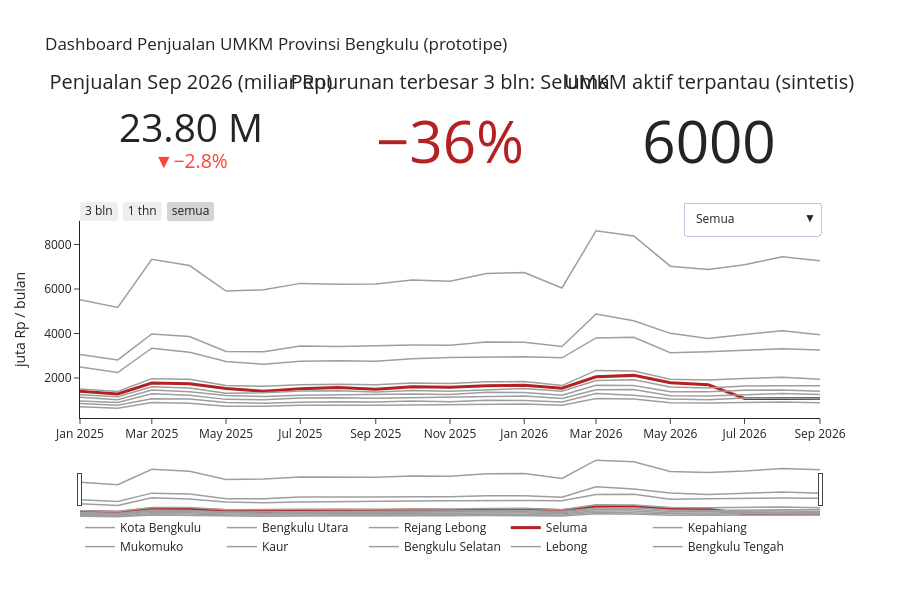

Notebook code for this chart:
### Markdown cell above
## 5. Prototipe *high-fidelity*: dashboard interaktif (mantra Shneiderman)

1. **Overview first** — kartu KPI + tren total.
2. **Zoom & filter** — *range slider* tanggal, tombol pilih kabupaten.
3. **Details on demand** — angka rinci muncul saat kursor diarahkan (*hover*).

> Grafik Plotly interaktif tampil saat notebook dibuka di **Google Colab** (GitHub hanya menampilkan versi statis).

### Code cell
t0 = time.perf_counter()
bln_terakhir, bln_lalu = jual.bulan.max(), jual.bulan.max() - pd.DateOffset(months=1)
total_ini = jual.loc[jual.bulan == bln_terakhir, "penjualan_juta"].sum()
total_lalu = jual.loc[jual.bulan == bln_lalu, "penjualan_juta"].sum()

fig = go.Figure()
fig.add_trace(go.Indicator(mode="number+delta", value=total_ini / 1000, number={"suffix": " M", "valueformat": ".2f"},
                           delta={"reference": total_lalu / 1000, "relative": True, "valueformat": ".1%"},
                           title={"text": f"Penjualan {bln_terakhir:%b %Y} (miliar Rp)"},
                           domain={"x": [0, 0.3], "y": [0.75, 1]}))
turun = (bulanan.iloc[-1] / bulanan.iloc[-4] - 1).sort_values()
fig.add_trace(go.Indicator(mode="number", value=turun.iloc[0] * 100, number={"suffix": "%", "valueformat": ".0f",
                           "font": {"color": "#B22222"}}, title={"text": f"Penurunan terbesar 3 bln: {turun.index[0]}"},
                           domain={"x": [0.35, 0.65], "y": [0.75, 1]}))
fig.add_trace(go.Indicator(mode="number", value=jual.groupby(["kabupaten", "sektor"]).ngroups * 120,
                           title={"text": "UMKM aktif terpantau (sintetis)"}, domain={"x": [0.7, 1], "y": [0.75, 1]}))
for k in kab:
    fig.add_trace(go.Scatter(x=bulanan.index, y=bulanan[k], name=k, mode="lines",
                             line={"color": "#B22222" if k == "Seluma" else "#9E9E9E", "width": 3 if k == "Seluma" else 1.5},
                             hovertemplate="<b>%{fullData.name}</b><br>%{x|%b %Y}: Rp%{y:,.0f} juta<extra></extra>"))
tombol = [dict(label="Semua", method="update", args=[{"visible": [True] * (3 + len(kab))}])]
for k in kab:
    tombol.append(dict(label=k, method="update", args=[{"visible": [True] * 3 + [kk == k for kk in kab]}]))
fig.update_layout(height=600, template="simple_white", title="Dashboard Penjualan UMKM Provinsi Bengkulu (prototipe)",
                  yaxis={"domain": [0, 0.62], "title": "juta Rp / bulan"},
                  xaxis={"rangeslider": {"visible": True}, "rangeselector": {"buttons": [
                      dict(count=3, label="3 bln", step="month", stepmode="backward"),
                      dict(count=12, label="1 thn", step="month", stepmode="backward"), dict(step="all", label="semua")]}},
                  updatemenus=[dict(buttons=tombol, direction="down", x=1.0, xanchor="right", y=0.68)],
                  legend={"orientation": "h", "y": -0.45})
waktu_render = time.perf_counter() - t0
fig.write_html("dashboard_umkm.html", include_plotlyjs="cdn")
print(f"N1 — waktu membangun dashboard: {waktu_render:.2f} detik → {'LULUS' if waktu_render < 2 else 'GAGAL'} (< 2 detik)")
fig.show()

### Figure 1 — Plotly figure (JSON) as saved in the notebook; plotly's stock layout.template omitted (floating-point values rounded to 4 significant figures)
{"data": [{"delta": {"reference": 24.47, "relative": true, "valueformat": ".1%"}, "domain": {"x": [0, 0.3], "y": [0.75, 1]}, "mode": "number+delta", "number": {"suffix": " M", "valueformat": ".2f"}, "title": {"text": "Penjualan Sep 2026 (miliar Rp)"}, "type": "indicator", "value": 23.8}, {"domain": {"x": [0.35, 0.65], "y": [0.75, 1]}, "mode": "number", "number": {"font": {"color": "#B22222"}, "suffix": "%", "valueformat": ".0f"}, "title": {"text": "Penurunan terbesar 3 bln: Seluma"}, "type": "indicator", "value": -36.25}, {"domain": {"x": [0.7, 1], "y": [0.75, 1]}, "mode": "number", "title": {"text": "UMKM aktif terpantau (sintetis)"}, "type": "indicator", "value": 6000}, {"hovertemplate": "<b>%{fullData.name}</b><br>%{x|%b %Y}: Rp%{y:,.0f} juta<extra></extra>", "line": {"color": "#9E9E9E", "width": 1.5}, "mode": "lines", "name": "Kota Bengkulu", "type": "scatter", "x": ["2025-01-01T00:00:00.000000", "2025-02-01T00:00:00.000000", "2025-03-01T00:00:00.000000", "2025-04-01T00:00:00.000000", "2025-05-01T00:00:00.000000", "2025-06-01T00:00:00.000000", "2025-07-01T00:00:00.000000", "2025-08-01T00:00:00.000000", "2025-09-01T00:00:00.000000", "2025-10-01T00:00:00.000000", "2025-11-01T00:00:00.000000", "2025-12-01T00:00:00.000000", "2026-01-01T00:00:00.000000", "2026-02-01T00:00:00.000000", "2026-03-01T00:00:00.000000", "2026-04-01T00:00:00.000000", "2026-05-01T00:00:00.000000", "2026-06-01T00:00:00.000000", "2026-07-01T00:00:00.000000", "2026-08-01T00:00:00.000000", "2026-09-01T00:00:00.000000"], "y": [5514.0, 5173.0, 7336.0, 7054.0, 5910.0, 5969.0, 6253.0, 6210.0, 6220.0, 6404.0, 6354.0, 6695.0, 6745.0, 6047.0, 8621.0, 8381.0, 7027.0, 6874.0, 7095.0, 7454.0, 7268.0]}, {"hovertemplate": "<b>%{fullData.name}</b><br>%{x|%b %Y}: Rp%{y:,.0f} juta<extra></extra>", "line": {"color": "#9E9E9E", "width": 1.5}, "mode": "lines", "name": "Bengkulu Utara", "type": "scatter", "x": ["2025-01-01T00:00:00.000000", "2025-02-01T00:00:00.000000", "2025-03-01T00:00:00.000000", "2025-04-01T00:00:00.000000", "2025-05-01T00:00:00.000000", "2025-06-01T00:00:00.000000", "2025-07-01T00:00:00.000000", "2025-08-01T00:00:00.000000", "2025-09-01T00:00:00.000000", "2025-10-01T00:00:00.000000", "2025-11-01T00:00:00.000000", "2025-12-01T00:00:00.000000", "2026-01-01T00:00:00.000000", "2026-02-01T00:00:00.000000", "2026-03-01T00:00:00.000000", "2026-04-01T00:00:00.000000", "2026-05-01T00:00:00.000000", "2026-06-01T00:00:00.000000", "2026-07-01T00:00:00.000000", "2026-08-01T00:00:00.000000", "2026-09-01T00:00:00.000000"], "y": [2498.0, 2246.0, 3338.0, 3154.0, 2739.0, 2622.0, 2749.0, 2777.0, 2754.0, 2861.0, 2926.0, 2957.0, 2958.0, 2906.0, 3801.0, 3828.0, 3134.0, 3183.0, 3256.0, 3314.0, 3264.0]}, {"hovertemplate": "<b>%{fullData.name}</b><br>%{x|%b %Y}: Rp%{y:,.0f} juta<extra></extra>", "line": {"color": "#9E9E9E", "width": 1.5}, "mode": "lines", "name": "Rejang Lebong", "type": "scatter", "x": ["2025-01-01T00:00:00.000000", "2025-02-01T00:00:00.000000", "2025-03-01T00:00:00.000000", "2025-04-01T00:00:00.000000", "2025-05-01T00:00:00.000000", "2025-06-01T00:00:00.000000", "2025-07-01T00:00:00.000000", "2025-08-01T00:00:00.000000", "2025-09-01T00:00:00.000000", "2025-10-01T00:00:00.000000", "2025-11-01T00:00:00.000000", "2025-12-01T00:00:00.000000", "2026-01-01T00:00:00.000000", "2026-02-01T00:00:00.000000", "2026-03-01T00:00:00.000000", "2026-04-01T00:00:00.000000", "2026-05-01T00:00:00.000000", "2026-06-01T00:00:00.000000", "2026-07-01T00:00:00.000000", "2026-08-01T00:00:00.000000", "2026-09-01T00:00:00.000000"], "y": [3061.0, 2811.0, 3982.0, 3865.0, 3193.0, 3180.0, 3440.0, 3417.0, 3451.0, 3481.0, 3475.0, 3624.0, 3611.0, 3418.0, 4880.0, 4572.0, 4007.0, 3774.0, 3952.0, 4129.0, 3949.0]}, {"hovertemplate": "<b>%{fullData.name}</b><br>%{x|%b %Y}: Rp%{y:,.0f} juta<extra></extra>", "line": {"color": "#B22222", "width": 3}, "mode": "lines", "name": "Seluma", "type": "scatter", "x": ["2025-01-01T00:00:00.000000", "2025-02-01T00:00:00.000000", "2025-03-01T00:00:00.000000", "2025-04-01T00:00:00.000000", "2025-05-01T00:00:00.000000", "2025-06-01T00:00:00.000000", "2025-07-01T00:00:00.000000", "2025-08-01T00:00:00.000000", "2025-09-01T00:00:00.000000", "2025-10-01T00:00:00.000000", "2025-11-01T00:00:00.000000", "2025-12-01T00:00:00.000000", "2026-01-01T00:00:00.000000", "2026-02-01T00:00:00.000000", "2026-03-01T00:00:00.000000", "2026-04-01T00:00:00.000000", "2026-05-01T00:00:00.000000", "2026-06-01T00:00:00.000000", "2026-07-01T00:00:00.000000", "2026-08-01T00:00:00.000000", "2026-09-01T00:00:00.000000"], "y": [1409.0, 1286.0, 1774.0, 1744.0, 1529.0, 1405.0, 1521.0, 1577.0, 1500.0, 1604.0, 1582.0, 1656.0, 1679.0, 1542.0, 2058.0, 2118.0, 1784.0, 1700.0, 1083.0, 1096.0, 1084.0]}, {"hovertemplate": "<b>%{fullData.name}</b><br>%{x|%b %Y}: Rp%{y:,.0f} juta<extra></extra>", "line": {"color": "#9E9E9E", "width": 1.5}, "mode": "lines", "name": "Kepahiang", "type": "scatter", "x": ["2025-01-01T00:00:00.000000", "2025-02-01T00:00:00.000000", "2025-03-01T00:00:00.000000", "2025-04-01T00:00:00.000000", "2025-05-01T00:00:00.000000", "2025-06-01T00:00:00.000000", "2025-07-01T00:00:00.000000", "2025-08-01T00:00:00.000000", "2025-09-01T00:00:00.000000", "2025-10-01T00:00:00.000000", "2025-11-01T00:00:00.000000", "2025-12-01T00:00:00.000000", "2026-01-01T00:00:00.000000", "2026-02-01T00:00:00.000000", "2026-03-01T00:00:00.000000", "2026-04-01T00:00:00.000000", "2026-05-01T00:00:00.000000", "2026-06-01T00:00:00.000000", "2026-07-01T00:00:00.000000", "2026-08-01T00:00:00.000000", "2026-09-01T00:00:00.000000"], "y": [1244.0, 1155.0, 1604.0, 1555.0, 1319.0, 1339.0, 1412.0, 1425.0, 1376.0, 1439.0, 1405.0, 1468.0, 1524.0, 1402.0, 1888.0, 1918.0, 1601.0, 1548.0, 1637.0, 1657.0, 1656.0]}, {"hovertemplate": "<b>%{fullData.name}</b><br>%{x|%b %Y}: Rp%{y:,.0f} juta<extra></extra>", "line": {"color": "#9E9E9E", "width": 1.5}, "mode": "lines", "name": "Mukomuko", "type": "scatter", "x": ["2025-01-01T00:00:00.000000", "2025-02-01T00:00:00.000000", "2025-03-01T00:00:00.000000", "2025-04-01T00:00:00.000000", "2025-05-01T00:00:00.000000", "2025-06-01T00:00:00.000000", "2025-07-01T00:00:00.000000", "2025-08-01T00:00:00.000000", "2025-09-01T00:00:00.000000", "2025-10-01T00:00:00.000000", "2025-11-01T00:00:00.000000", "2025-12-01T00:00:00.000000", "2026-01-01T00:00:00.000000", "2026-02-01T00:00:00.000000", "2026-03-01T00:00:00.000000", "2026-04-01T00:00:00.000000", "2026-05-01T00:00:00.000000", "2026-06-01T00:00:00.000000", "2026-07-01T00:00:00.000000", "2026-08-01T00:00:00.000000", "2026-09-01T00:00:00.000000"], "y": [1138.0, 1020.0, 1457.0, 1384.0, 1216.0, 1167.0, 1222.0, 1233.0, 1241.0, 1283.0, 1258.0, 1364.0, 1350.0, 1230.0, 1676.0, 1668.0, 1386.0, 1387.0, 1446.0, 1462.0, 1406.0]}, {"hovertemplate": "<b>%{fullData.name}</b><br>%{x|%b %Y}: Rp%{y:,.0f} juta<extra></extra>", "line": {"color": "#9E9E9E", "width": 1.5}, "mode": "lines", "name": "Kaur", "type": "scatter", "x": ["2025-01-01T00:00:00.000000", "2025-02-01T00:00:00.000000", "2025-03-01T00:00:00.000000", "2025-04-01T00:00:00.000000", "2025-05-01T00:00:00.000000", "2025-06-01T00:00:00.000000", "2025-07-01T00:00:00.000000", "2025-08-01T00:00:00.000000", "2025-09-01T00:00:00.000000", "2025-10-01T00:00:00.000000", "2025-11-01T00:00:00.000000", "2025-12-01T00:00:00.000000", "2026-01-01T00:00:00.000000", "2026-02-01T00:00:00.000000", "2026-03-01T00:00:00.000000", "2026-04-01T00:00:00.000000", "2026-05-01T00:00:00.000000", "2026-06-01T00:00:00.000000", "2026-07-01T00:00:00.000000", "2026-08-01T00:00:00.000000", "2026-09-01T00:00:00.000000"], "y": [852.9, 771.1, 1071.0, 1058.0, 901.2, 868.8, 905.0, 938.1, 918.0, 965.1, 935.3, 997.2, 994.3, 917.3, 1303.0, 1228.0, 1058.0, 1025.0, 1103.0, 1099.0, 1080.0]}, {"hovertemplate": "<b>%{fullData.name}</b><br>%{x|%b %Y}: Rp%{y:,.0f} juta<extra></extra>", "line": {"color": "#9E9E9E", "width": 1.5}, "mode": "lines", "name": "Bengkulu Selatan", "type": "scatter", "x": ["2025-01-01T00:00:00.000000", "2025-02-01T00:00:00.000000", "2025-03-01T00:00:00.000000", "2025-04-01T00:00:00.000000", "2025-05-01T00:00:00.000000", "2025-06-01T00:00:00.000000", "2025-07-01T00:00:00.000000", "2025-08-01T00:00:00.000000", "2025-09-01T00:00:00.000000", "2025-10-01T00:00:00.000000", "2025-11-01T00:00:00.000000", "2025-12-01T00:00:00.000000", "2026-01-01T00:00:00.000000", "2026-02-01T00:00:00.000000", "2026-03-01T00:00:00.000000", "2026-04-01T00:00:00.000000", "2026-05-01T00:00:00.000000", "2026-06-01T00:00:00.000000", "2026-07-01T00:00:00.000000", "2026-08-01T00:00:00.000000", "2026-09-01T00:00:00.000000"], "y": [1503.0, 1396.0, 1970.0, 1949.0, 1661.0, 1633.0, 1701.0, 1721.0, 1702.0, 1775.0, 1754.0, 1826.0, 1842.0, 1659.0, 2342.0, 2309.0, 1945.0, 1913.0, 1980.0, 2036.0, 1941.0]}, {"hovertemplate": "<b>%{fullData.name}</b><br>%{x|%b %Y}: Rp%{y:,.0f} juta<extra></extra>", "line": {"color": "#9E9E9E", "width": 1.5}, "mode": "lines", "name": "Lebong", "type": "scatter", "x": ["2025-01-01T00:00:00.000000", "2025-02-01T00:00:00.000000", "2025-03-01T00:00:00.000000", "2025-04-01T00:00:00.000000", "2025-05-01T00:00:00.000000", "2025-06-01T00:00:00.000000", "2025-07-01T00:00:00.000000", "2025-08-01T00:00:00.000000", "2025-09-01T00:00:00.000000", "2025-10-01T00:00:00.000000", "2025-11-01T00:00:00.000000", "2025-12-01T00:00:00.000000", "2026-01-01T00:00:00.000000", "2026-02-01T00:00:00.000000", "2026-03-01T00:00:00.000000", "2026-04-01T00:00:00.000000", "2026-05-01T00:00:00.000000", "2026-06-01T00:00:00.000000", "2026-07-01T00:00:00.000000", "2026-08-01T00:00:00.000000", "2026-09-01T00:00:00.000000"], "y": [712.5, 645.7, 894.0, 862.5, 734.9, 729.9, 779.7, 768.5, 772.9, 788.9, 810.7, 831.6, 827.4, 780.5, 1079.0, 1059.0, 887.5, 872.6, 900.7, 923.6, 891.8]}, {"hovertemplate": "<b>%{fullData.name}</b><br>%{x|%b %Y}: Rp%{y:,.0f} juta<extra></extra>", "line": {"color": "#9E9E9E", "width": 1.5}, "mode": "lines", "name": "Bengkulu Tengah", "type": "scatter", "x": ["2025-01-01T00:00:00.000000", "2025-02-01T00:00:00.000000", "2025-03-01T00:00:00.000000", "2025-04-01T00:00:00.000000", "2025-05-01T00:00:00.000000", "2025-06-01T00:00:00.000000", "2025-07-01T00:00:00.000000", "2025-08-01T00:00:00.000000", "2025-09-01T00:00:00.000000", "2025-10-01T00:00:00.000000", "2025-11-01T00:00:00.000000", "2025-12-01T00:00:00.000000", "2026-01-01T00:00:00.000000", "2026-02-01T00:00:00.000000", "2026-03-01T00:00:00.000000", "2026-04-01T00:00:00.000000", "2026-05-01T00:00:00.000000", "2026-06-01T00:00:00.000000", "2026-07-01T00:00:00.000000", "2026-08-01T00:00:00.000000", "2026-09-01T00:00:00.000000"], "y": [962.5, 896.2, 1295.0, 1230.0, 1040.0, 1024.0, 1098.0, 1113.0, 1090.0, 1119.0, 1124.0, 1183.0, 1192.0, 1075.0, 1476.0, 1484.0, 1203.0, 1192.0, 1260.0, 1302.0, 1258.0]}], "layout": {"height": 600, "legend": {"orientation": "h", "y": -0.45}, "title": {"text": "Dashboard Penjualan UMKM Provinsi Bengkulu (prototipe)"}, "updatemenus": [{"buttons": [{"args": [{"visible": [true, true, true, true, true, true, true, true, true, true, true, true, true]}], "label": "Semua", "method": "update"}, {"args": [{"visible": [true, true, true, true, false, false, false, false, false, false, false, false, false]}], "label": "Kota Bengkulu", "method": "update"}, {"args": [{"visible": [true, true, true, false, true, false, false, false, false, false, false, false, false]}], "label": "Bengkulu Utara", "method": "update"}, {"args": [{"visible": [true, true, true, false, false, true, false, false, false, false, false, false, false]}], "label": "Rejang Lebong", "method": "update"}, {"args": [{"visible": [true, true, true, false, false, false, true, false, false, false, false, false, false]}], "label": "Seluma", "method": "update"}, {"args": [{"visible": [true, true, true, false, false, false, false, true, false, false, false, false, false]}], "label": "Kepahiang", "method": "update"}, {"args": [{"visible": [true, true, true, false, false, false, false, false, true, false, false, false, false]}], "label": "Mukomuko", "method": "update"}, {"args": [{"visible": [true, true, true, false, false, false, false, false, false, true, false, false, false]}], "label": "Kaur", "method": "update"}, {"args": [{"visible": [true, true, true, false, false, false, false, false, false, false, true, false, false]}], "label": "Bengkulu Selatan", "method": "update"}, {"args": [{"visible": [true, true, true, false, false, false, false, false, false, false, false, true, false]}], "label": "Lebong", "method": "update"}, {"args": [{"visible": [true, true, true, false, false, false, false, false, false, false, false, false, true]}], "label": "Bengkulu Tengah", "method": "update"}], "direction": "down", "x": 1.0, "xanchor": "right", "y": 0.68}], "xaxis": {"rangeselector": {"buttons": [{"count": 3, "label": "3 bln", "step": "month", "stepmode": "backward"}, {"count": 12, "label": "1 thn", "step": "month", "stepmode": "backward"}, {"label": "semua", "step": "all"}]}, "rangeslider": {"visible": true}}, "yaxis": {"domain": [0, 0.62], "title": {"text": "juta Rp / bulan"}}}}
